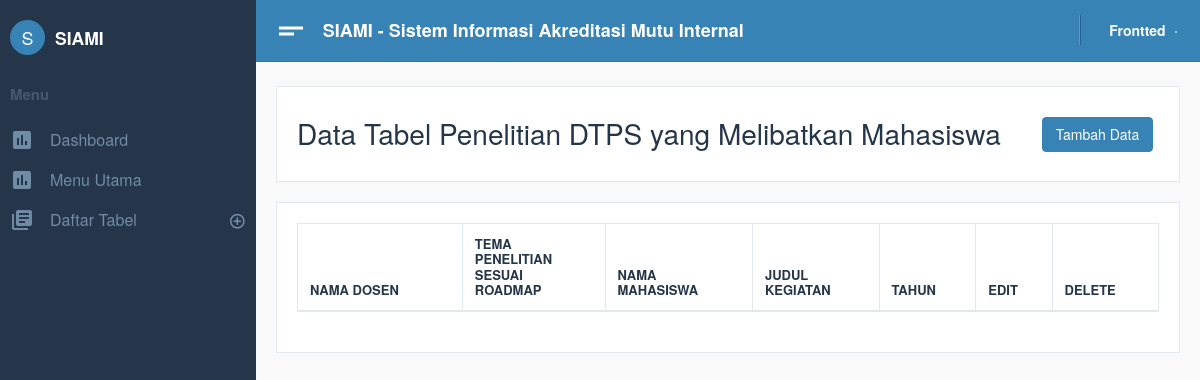
The app's page /Siami/home/index.php?p=tbl_penelitian_dtps_mhs, older data.
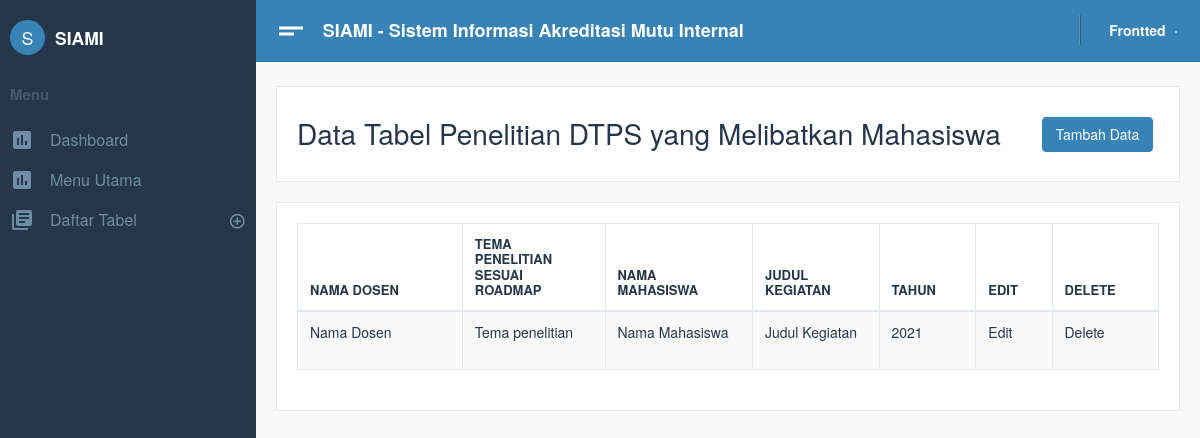
The same page, newer data.
### tables this page shows
CREATE TABLE `tbl_pen_dtps_mhs` (
  `id_pen_dtps_mhs` int(5) NOT NULL,
  `nama_dosen` varchar(255) DEFAULT NULL,
  `tema_pen` varchar(255) DEFAULT NULL,
  `nama_mhs` varchar(255) DEFAULT NULL,
  `judul_keg` varchar(255) DEFAULT NULL,
  `tahun` int(5) DEFAULT NULL,
  `id_akred_prodi` int(11) NOT NULL
);

### Siami/home/tbl_penelitian_dtps_mhs.php (the view, shortened to what this page needs)
<div class="card text-left">
    <div class="card-body">
        <div class="row">
            <div class="col-sm-10 mt-2">
                <h2>Data Tabel Penelitian DTPS yang Melibatkan Mahasiswa
                </h2>
            </div>
            <div class="col-sm-2 mt-2">
                <button class="btn btn-primary">Tambah Data</button>
            </div>
        </div>
    </div>
</div>
<?php
   include "../config/database.php";
   $query = mysqli_query($db, "SELECT * FROM  tbl_pen_dtps_mhs");
   ?>
<div class="card">
    <div class="card-body">
        <div id="example_wrapper" class="dataTables_wrapper dt-bootstrap4">
            <div class="row">
                <div class="col-sm-12">
                    <table style="width: 100%;" id="example" class="table table-hover table-striped table-bordered dataTable dtr-inline" role="grid" aria-describedby="example_info">
                        <thead>
                            <tr role="row">
                                <th style="width: 118.2px;">Nama Dosen </th>
                                <th style="width: 82.2px;">Tema Penelitian sesuai Roadmap </th>
                                <th style="width: 63.2px;">Nama Mahasiswa</th>
                                <th style="width: 63.2px;">Judul Kegiatan</th>
                                <th style="width: 63.2px;">Tahun</th>
                                <th style="width: 40.2px;">Edit </th>
                                <th style="width: 40.2px;">Delete </th>
                            </tr>
                        </thead>
                        <tbody>
                            <?php
                               while ($data = mysqli_fetch_array($query)) {
                               ?>
                                <tr role="row" class="odd" style="font-size: 14px;">
                                    <td>
                                        <p class="text-break"><?php echo $data["nama_dosen"]; ?></p>
                                    </td>
                                    <td>
                                        <p class="text-break"><?php echo $data["tema_pen"]; ?></p>
                                    </td>
                                    <td>
                                        <p class="text-break"><?php echo $data["nama_mhs"]; ?></p>
                                    </td>
                                    <td>
                                        <p class="text-break"><?php echo $data["judul_keg"]; ?></p>
                                    </td>
                                    <td>
                                        <p class="text-break"><?php echo $data["tahun"]; ?></p>
                                    </td>
                                    <td>
                                        <p class="text-break">Edit</p>
                                    </td>
                                    <td>
                                        <p class="text-break">Delete</p>
                                    </td>
                                </tr>
                            <?php } ?>
                        </tbody>
                    </table>
                </div>
            </div>
        </div>
    </div>
</div>

Row changes from the older to the newer data that the page shows:
added tbl_pen_dtps_mhs: nama_dosen "Nama Dosen", tema_pen "Tema penelitian", nama_mhs "Nama Mahasiswa", judul_keg "Judul Kegiatan", tahun "2021"
